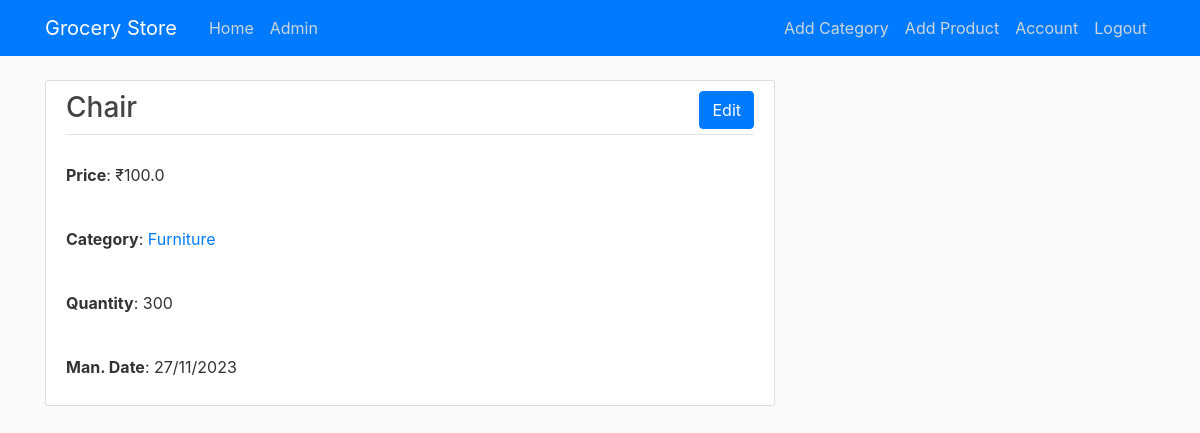
Page /product/2 (signed in) on the committed database.
### grocerystore/models.py (models this page shows)
class Product(db.Model):
    id = db.Column(db.Integer, primary_key=True)
    name = db.Column(db.String(64), nullable=False)
    price = db.Column(db.Float, nullable=False)
    category_id = db.Column(db.Integer, db.ForeignKey('category.id'), nullable=False)
    quantity = db.Column(db.Integer, nullable=False)
    manufacture_date = db.Column(db.Date, nullable=False)

class Category(db.Model):
    id = db.Column(db.Integer, primary_key=True)
    name = db.Column(db.String(64), nullable=False)
    products = db.relationship('Product', backref='category', lazy=True)

### grocerystore/routes.py (the view)
@app.route('/product/<int:product_id>', methods=['GET'])
@login_required
def view_product(product_id):
    product = Product.query.get_or_404(product_id)
    return render_template('product/view.html', title=product.name, product=product)

### grocerystore/models.py (called while the page is built)
@login_manager.user_loader
def load_user(user_id):
    return User.query.get(int(user_id))

### grocerystore/templates/product/view.html
{% extends "layout.html" %}
{% block content %}
  <article class="media content-section">
    <div class="media-body">
      <div class="article-metadata">
        <h3>
          {{ product.name }}
          {% if current_user.is_admin %}
            <a href="{{ url_for('update_product', product_id=product.id) }}" class="btn btn-primary" style="float: right;">Edit</a>
          {% endif %}
        </h3>
      </div>
      <p class="article-content">
        <strong>Price</strong>: &#8377;{{ product.price }}
      </p>
      <p class="article-content">
        <strong>Category</strong>: <a href="{{ url_for('view_category', category_id=product.category.id) }}">{{ product.category.name }}</a>
      </p>
      <p class="article-content">
        <strong>Quantity</strong>: {{ product.quantity }}
      </p>
      <p class="article-content">
        <strong>Man. Date</strong>: {{ product.manufacture_date.strftime('%d/%m/%Y') }}
      </p>
    </div>
  </article>
{% endblock content %}

### grocerystore/static/main.css (style rules this page uses)
body { background: #fafafa; color: #333333; margin-top: 5rem; }
h1, h2, h3, h4, h5, h6 { color: #444444; }
.content-section { background: #ffffff; padding: 10px 20px; border: 1px solid #dddddd; border-radius: 3px; margin-bottom: 20px; }
.article-content { white-space: pre-line; }
.article-metadata { padding-bottom: 1px; margin-bottom: 4px; border-bottom: 1px solid #e3e3e3 }

### rows in the picture
Product: name "Chair", price "100.0", quantity "300", manufacture_date "27/11/2023"
Category: category.name "Furniture"
